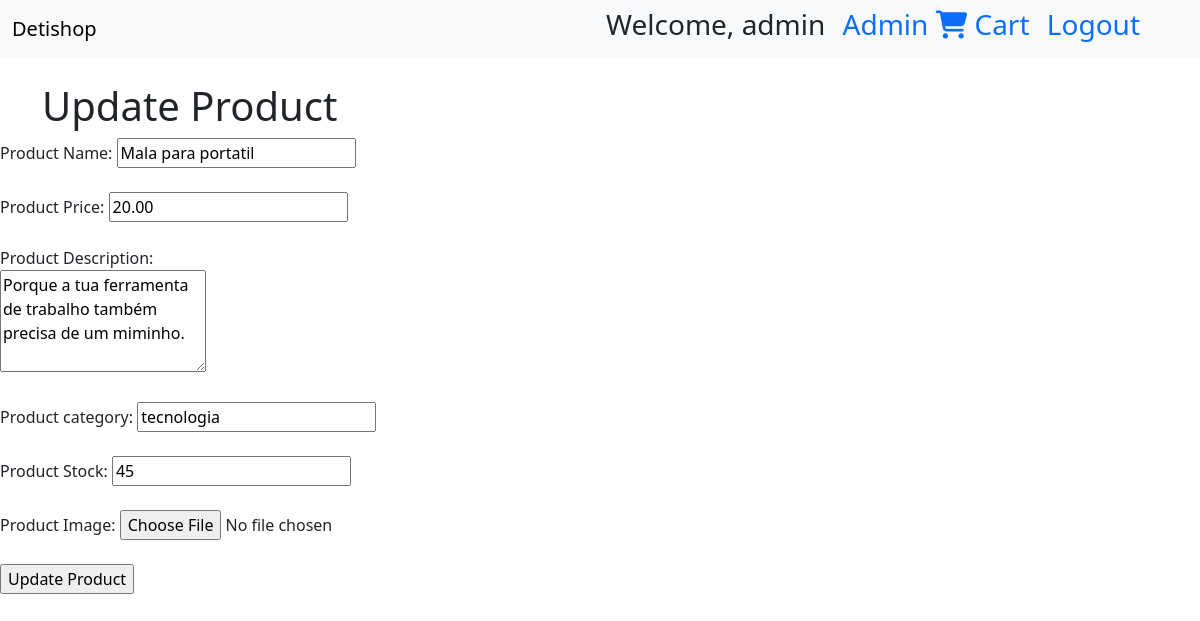
The app's page /app_sec/update.php?id=4 (signed in) with its own data.
### tables this page shows
CREATE TABLE `products` (
  `id` int(11) NOT NULL,
  `name` varchar(40) NOT NULL,
  `price` decimal(5,2) NOT NULL,
  `descr` text NOT NULL,
  `stock` int(11) NOT NULL,
  `img` varchar(200) NOT NULL,
  `category` varchar(15) NOT NULL
);

### app_sec/update.php (the view, shortened to what this page needs)
<?php
$con = mysqli_connect('localhost', 'root');
mysqli_select_db($con, 'sio');
if(isset($_GET['id'])) {
    $product_id = $_GET['id'];
    $query = "SELECT * FROM products WHERE id = $product_id";
    $result = mysqli_query($con, $query);
    $product = mysqli_fetch_assoc($result);
}
?>
<!DOCTYPE html>
<html lang="en">
<head>
    <link href="https://cdn.jsdelivr.net/npm/bootstrap@5.3.2/dist/css/bootstrap.min.css" rel="stylesheet">
    <link rel="stylesheet" href="https://cdnjs.cloudflare.com/ajax/libs/font-awesome/6.4.2/css/all.min.css">
</head>
<body>
    <?php include('navbar.php'); ?>
    <div class="container mt-4">
        <h1>Update Product</h1>
    </div>
    <form action="" method="post" enctype="multipart/form-data">
        <label for="product_name">Product Name:</label>
        <input type="text" name="product_name" id="product_name" required value="<?php echo $product['name']; ?>"><br><br>
        <label for="product_price">Product Price:</label>
        <input type="number" name="product_price" id="product_price" step="0.01" required value="<?php echo $product['price']; ?>"><br><br>
        <label for="product_description">Product Description:</label><br>
        <textarea name="product_description" id="product_description" rows="4" required><?php echo $product['descr']; ?></textarea><br><br>
        <label for="product_category">Product category:</label>
        <input type="text" name "product_category" id="product_category" required value="<?php echo $product['category']; ?>"><br><br>
        <label for="product_stock">Product Stock:</label>
        <input type="number" name="product_stock" id="product_stock" required value="<?php echo $product['stock']; ?>"><br><br>
        <label for="product_img">Product Image:</label>
        <input type="file" name="product_img" id="product_img"><br><br>
        <input type="submit" name="update_product" value="Update Product">
    </form>
</body>
</html>

### records on screen
products: product_name "Mala para portatil", product_price "20.00", product_description "Porque a tua ferramenta de trabalho também precisa de um miminho.", category "tecnologia", product_stock "45"

### other values on screen
$_SESSION['name'] "admin"
